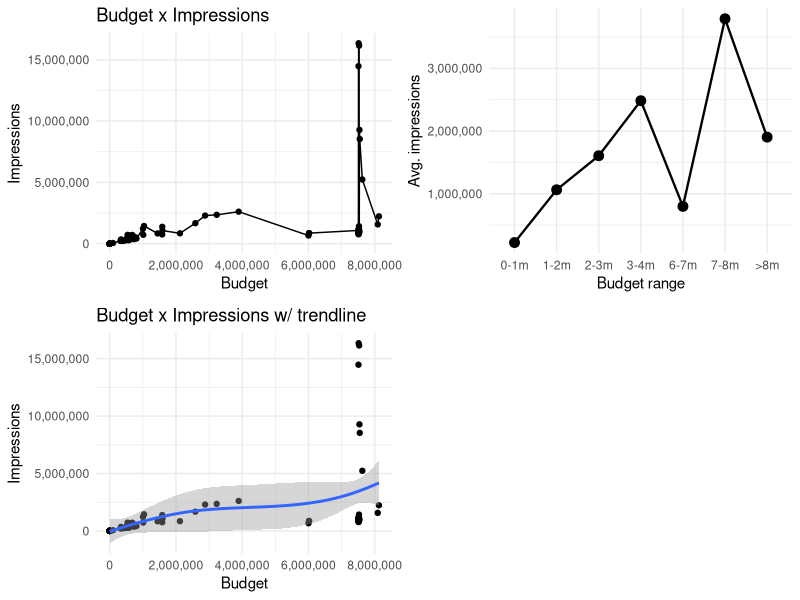

Here is the R script that generated this plot:
#Prerequisites-------------------------------------------------
library(tidyverse)
library(gtable)
library(grid)
library(gridExtra)
library(scales)

#Import data----------------------------------------------------
df <- read_csv("rocket1h_rawdata_thang04.csv")

colnames(df)[5] <- "Sessions"

#Plot----------------------------------------------------------
plot_style <- list(
  geom_point(),
  geom_line(),
  scale_x_continuous(labels = comma),
  scale_y_continuous(labels = comma),
  theme_minimal()
)

#Budget x Impressions
p1 <- ggplot(df, mapping = aes(Budget, Impressions)) +
  plot_style +
  ggtitle("Budget x Impressions")

#Adding trend line
p2 <- ggplot(df, mapping = aes(Budget, Impressions)) +
  geom_point() +
  geom_smooth() +
  scale_x_continuous(labels = comma) +
  scale_y_continuous(labels = comma) +
  theme_minimal() +
  ggtitle("Budget x Impressions w/ trendline")


#Binning
label_list <- c("0-1m", "1-2m",
                "2-3m", "3-4m",
                "4-5m", "5-6m", "6-7m",
                "7-8m", ">8m")

df$bins <- cut(df$Budget,
               breaks = c(seq(0, 9000000, by = 1000000)),
               labels = label_list,
               include.lowest = TRUE)

df_binned <- df %>% 
  group_by(bins) %>% 
  summarize(mean_impressions = mean(Impressions),
            mean_clicks = mean(Clicks),
            mean_sessions = mean(Sessions),
            mean_conversions = mean(Conversions))

p3 <- ggplot(df_binned, mapping = aes(x = bins, y = mean_impressions)) +
  geom_point(size = 3) +
  geom_path(group = 1, size = 0.8) +
  theme_minimal() +
  xlab("Budget range") +
  ylab("Avg. impressions") +
  scale_y_continuous(labels = comma)

#Displaying
grid.arrange(p1, p3, p2, nrow = 2)
